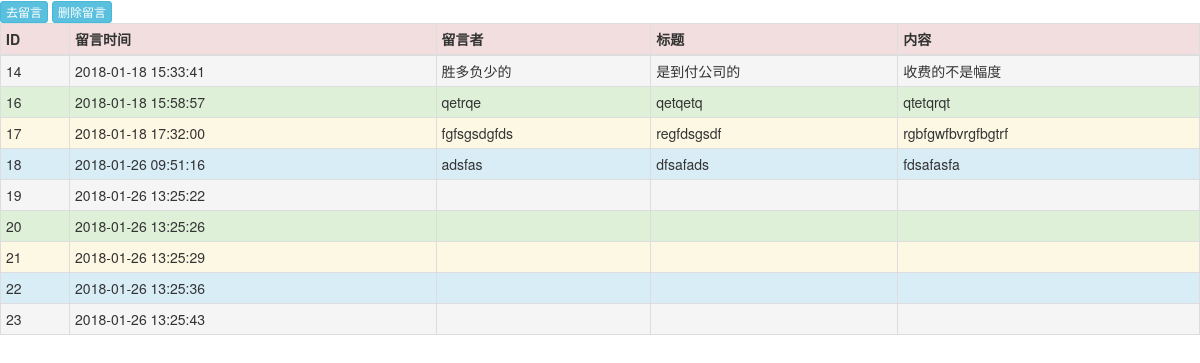
/comment/, run on the app's committed database.
### guestbook/models.py (models this page shows, shortened)
class Msg(models.Model):
    username = models.CharField(max_length=256)
    time = models.DateTimeField()
    txt = models.TextField()
    title = models.CharField(max_length=512)

### guestbook/views.py (the view)
# urls.py: url('^comment/',guest_views.comment),
def comment(request):
    messages = models.Msg.objects.all()
    return render(request,'comment.html',context={'messages':messages})

### templates/comment.html (shortened to what this page needs)
<!DOCTYPE html>
<html>
    <head>
        <link rel="stylesheet" href="https://cdn.bootcss.com/bootstrap/3.3.7/css/bootstrap.min.css">
    </head>
    <body>
        <a class="btn btn-xs btn-info" href="/create/">去留言</a>
        <a class="btn btn-xs btn-info" href="/delete/">删除留言</a>
        <table class="table table-striped table-bordered table-hover table-condensed">
            <thead>
                <tr class="danger">
                    <th>ID</th>
                    <th>留言时间</th>
                    <th>留言者</th>
                    <th>标题</th>
                    <th>内容</th>
                </tr>
            </thead>
            <tbody>
                {% if messages %}
                    {% for message in messages %}
                        <tr class="{% cycle 'active' 'success' 'warning' 'info' %}">
                            <td>{{ message.id }}</td>
                            <td>{{ message.time|date:'Y-m-d H:i:s' }}</td>
                            <td>{{ message.username }}</td>
                            <td>{{ message.title }}</td>
                            <td>{{ message.txt }}</td>
                        </tr>
                    {% endfor %}
                {% else %}
                    <tr>
                        <td colspan="4">无数据</td>
                    </tr>
                {% endif %}
            </tbody>
        </table>
    </body>
</html>

### data on the page
Msg: id "14", time "2018-01-18 15:33:41", username "胜多负少的", title "是到付公司的", txt "收费的不是幅度"
Msg: id "16", time "2018-01-18 15:58:57", username "qetrqe", title "qetqetq", txt "qtetqrqt"
Msg: id "17", time "2018-01-18 17:32:00", username "fgfsgsdgfds", title "regfdsgsdf", txt "rgbfgwfbvrgfbgtrf"
Msg: id "18", time "2018-01-26 09:51:16", username "adsfas", title "dfsafads", txt "fdsafasfa"
Msg: id "19", time "2018-01-26 13:25:22"
Msg: id "20", time "2018-01-26 13:25:26"
Msg: id "21", time "2018-01-26 13:25:29"
Msg: id "22", time "2018-01-26 13:25:36"
Msg: id "23", time "2018-01-26 13:25:43"
